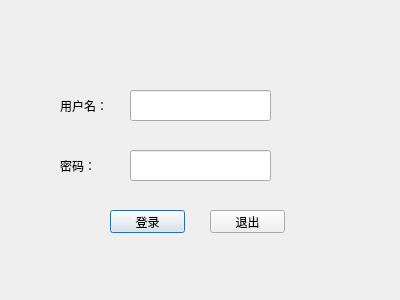
<?xml version="1.0" encoding="UTF-8"?>
<ui version="4.0">
 <class>login</class>
 <widget class="QDialog" name="login">
  <property name="geometry">
   <rect>
    <x>0</x>
    <y>0</y>
    <width>400</width>
    <height>300</height>
   </rect>
  </property>
  <property name="windowTitle">
   <string>Dialog</string>
  </property>
  <widget class="QLineEdit" name="username">
   <property name="geometry">
    <rect>
     <x>130</x>
     <y>90</y>
     <width>141</width>
     <height>31</height>
    </rect>
   </property>
  </widget>
  <widget class="QLineEdit" name="password">
   <property name="geometry">
    <rect>
     <x>130</x>
     <y>150</y>
     <width>141</width>
     <height>31</height>
    </rect>
   </property>
   <property name="echoMode">
    <enum>QLineEdit::Password</enum>
   </property>
  </widget>
  <widget class="QLabel" name="label">
   <property name="geometry">
    <rect>
     <x>60</x>
     <y>100</y>
     <width>54</width>
     <height>12</height>
    </rect>
   </property>
   <property name="text">
    <string>用户名：</string>
   </property>
  </widget>
  <widget class="QLabel" name="label_2">
   <property name="geometry">
    <rect>
     <x>60</x>
     <y>160</y>
     <width>54</width>
     <height>12</height>
    </rect>
   </property>
   <property name="text">
    <string>密码：</string>
   </property>
  </widget>
  <widget class="QPushButton" name="loginbutton">
   <property name="geometry">
    <rect>
     <x>110</x>
     <y>210</y>
     <width>75</width>
     <height>23</height>
    </rect>
   </property>
   <property name="text">
    <string>登录</string>
   </property>
  </widget>
  <widget class="QPushButton" name="quit">
   <property name="geometry">
    <rect>
     <x>210</x>
     <y>210</y>
     <width>75</width>
     <height>23</height>
    </rect>
   </property>
   <property name="text">
    <string>退出</string>
   </property>
  </widget>
 </widget>
 <resources/>
 <connections/>
</ui>
